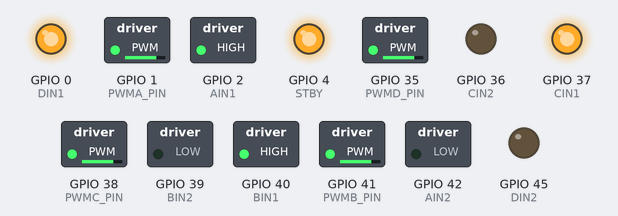
This sketch was run on a simulated ESP32-S3. Shown: switched loads named in the sketch (green lamp = pin HIGH), output pins drawn as LEDs (lit = HIGH).

Above: at 0.05 s.
At 6.0 s:
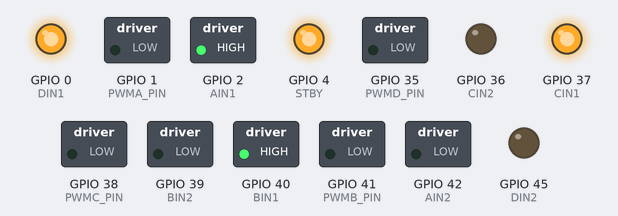
Timing chart, 0 to 6.9 s (numbered marks = the images above):
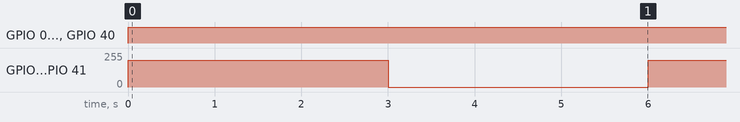

Measured:
- by itself, GPIO 0 (DIN1), GPIO 37 (CIN1), GPIO 40 (BIN1): LOW → HIGH at 0.00 s
- by itself, GPIO 1 (PWMA_PIN), GPIO 35 (PWMD_PIN), GPIO 38 (PWMC_PIN), GPIO 41 (PWMB_PIN): alternates 199/255 for 3.0 s and 0/255 for 3.0 s

The sketch:

ESP32_Mecanum.ino
```cpp
/*
 * ESP32-S3 DevKitC-1 및 TB6612 2개용 메카넘 휠 제어 코드
 * * 제공된 Mecanum_wheel.ino 파일의 로직(전진/정지)을 기반으로 재작성되었습니다.
 * 사용자가 지정한 새 핀 매핑을 적용했습니다.
 */

// 전진 시 속도 (0~255)
int speedValue = 200;

// -----------------------------------------------------------------
// 1. 핀 정의 (사용자 지정 매핑 적용)
// -----------------------------------------------------------------

// 공통 Standby 핀
const int STBY = 4; // 사용자가 GPIO 4로 지정

// 모터 1: Front Left (FL) - Driver 1, Channel A
const int PWMA_PIN = 1;  // (구 GPIO 10 -> 검은색 핀 4)
const int AIN1 = 2;  // (구 GPIO 11 -> 검은색 핀 5)
const int AIN2 = 42; // (구 GPIO 12 -> 검은색 핀 6)

// 모터 2: Rear Left (RL) - Driver 1, Channel B
const int PWMB_PIN = 41; // (구 GPIO 13 -> 검은색 핀 7)
const int BIN1 = 40; // (구 GPIO 14 -> 검은색 핀 8)
const int BIN2 = 39; // (구 GPIO 15 -> 검은색 핀 9)

// 모터 3: Front Right (FR) - Driver 2, Channel A
const int PWMC_PIN = 38; // (구 GPIO 16 -> 검은색 핀 10)
const int CIN1 = 37; // (구 GPIO 17 -> 검은색 핀 11)
const int CIN2 = 36; // (구 GPIO 18 -> 검은색 핀 12)

// 모터 4: Rear Right (RR) - Driver 2, Channel B
const int PWMD_PIN = 35; // (구 GPIO 19 -> 검은색 핀 13)
// 🚨 위험! GPIO 0은 부팅 핀입니다. 다른 핀으로 변경하는 것을 강력히 권장합니다.
const int DIN1 = 0;  // (구 GPIO 38 -> 검은색 핀 14)
const int DIN2 = 45; // (구 GPIO 39 -> 검은색 핀 15)

// -----------------------------------------------------------------
// 2. ESP32 LEDC (PWM) 설정
// -----------------------------------------------------------------
const int PWM_FREQ = 5000;    // 5kHz PWM 주파수
const int PWM_RESOLUTION = 8; // 8비트 해상도 (0-255)

// 각 모터에 대한 PWM 채널 할당 (0~7)
const int PWM_CHAN_FL = 0; // Front Left
const int PWM_CHAN_RL = 1; // Rear Left
const int PWM_CHAN_FR = 2; // Front Right
const int PWM_CHAN_RR = 3; // Rear Right


void setup() {
  // [cite: 3] 핀 모드 설정 (OUTPUT)
  pinMode(STBY, OUTPUT);

  pinMode(AIN1, OUTPUT);
  pinMode(AIN2, OUTPUT);
  pinMode(BIN1, OUTPUT);
  pinMode(BIN2, OUTPUT);
  pinMode(CIN1, OUTPUT);
  pinMode(CIN2, OUTPUT);
  pinMode(DIN1, OUTPUT);
  pinMode(DIN2, OUTPUT);

  // PWM 핀들은 ledcAttachPin이 자동으로 OUTPUT 설정함 (pinMode 불필요)

  // ESP32 LEDC(PWM) 시스템 설정
  ledcSetup(PWM_CHAN_FL, PWM_FREQ, PWM_RESOLUTION);
  ledcSetup(PWM_CHAN_RL, PWM_FREQ, PWM_RESOLUTION);
  ledcSetup(PWM_CHAN_FR, PWM_FREQ, PWM_RESOLUTION);
  ledcSetup(PWM_CHAN_RR, PWM_FREQ, PWM_RESOLUTION);

  // PWM 핀을 LEDC 채널에 할당
  ledcAttachPin(PWMA_PIN, PWM_CHAN_FL);
  ledcAttachPin(PWMB_PIN, PWM_CHAN_RL);
  ledcAttachPin(PWMC_PIN, PWM_CHAN_FR);
  ledcAttachPin(PWMD_PIN, PWM_CHAN_RR);

  // 모터 드라이버 활성화
  digitalWrite(STBY, HIGH);

  // [cite: 2] (AFMotor 라이브러리 부분을 제외하고 setup 로직 비어있음)
}

void loop() {
  // [cite: 4] 1️⃣ 전진 (3초)
  forward();
  delay(3000);

  // [cite: 4] 2️⃣ 정지 (3초)
  stopMotors();
  delay(3000);
}

// [cite: 5] 전진 함수 (TB6612 로직 적용)
void forward() {
  // 메카넘휠 '전진'은 4개 모터가 모두 같은 방향으로 회전합니다.
  // (만약 반대로 도는 모터가 있다면 해당 모터의 IN1, IN2를 교체)

  // FL: 정방향
  digitalWrite(AIN1, HIGH);
  digitalWrite(AIN2, LOW);
  ledcWrite(PWM_CHAN_FL, speedValue);

  // RL: 정방향
  digitalWrite(BIN1, HIGH);
  digitalWrite(BIN2, LOW);
  ledcWrite(PWM_CHAN_RL, speedValue);

  // FR: 정방향
  digitalWrite(CIN1, HIGH);
  digitalWrite(CIN2, LOW);
  ledcWrite(PWM_CHAN_FR, speedValue);

  // RR: 정방향
  digitalWrite(DIN1, HIGH);
  digitalWrite(DIN2, LOW);
  ledcWrite(PWM_CHAN_RR, speedValue);
}

// [cite: 6] 정지 함수
void stopMotors() {
  // PWM을 0으로 설정하여 모터 정지 (Coast)
  ledcWrite(PWM_CHAN_FL, 0);
  ledcWrite(PWM_CHAN_RL, 0);
  ledcWrite(PWM_CHAN_FR, 0);
  ledcWrite(PWM_CHAN_RR, 0);
}
```
